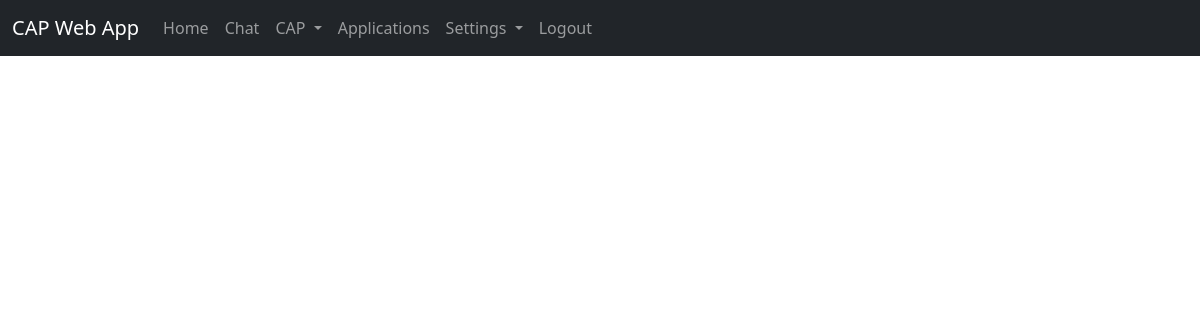
/workshops/ (signed in), run on an earlier commit of the app's database.
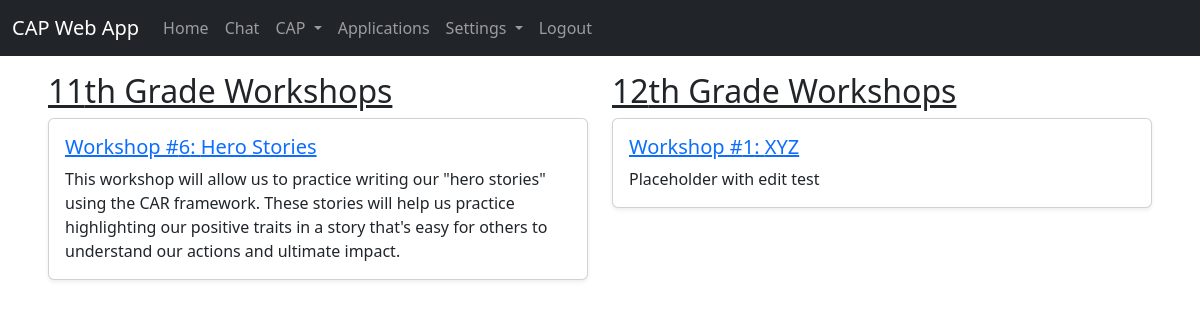
And on a later commit of the database.
### workshops/models.py (models this page shows, shortened)
class WorkshopMaterial(models.Model):
    name=models.CharField(max_length=255)
    number=models.IntegerField(blank=True, null=True)  # I.e. Session 1, 2, etc.
    description=models.TextField(blank=True)
    grade=models.IntegerField(choices=GRADE_CHOICES)
    google_doc_id=models.CharField(blank=True, null=True, max_length=1000)

### workshops/views.py (the view)
# urls.py: path("", views.index, name="index"),
@login_required
def index(request):
    workshops = WorkshopMaterial.objects.all()
    workshops_ordered = workshops.order_by("grade", "number")
    return render(request, "workshops/landing.html", {
        "workshops": workshops_ordered,
    })

### core/context_processors.py (called while the page is built)
def nav_links(request):
    json_path = os.path.join(settings.BASE_DIR, 'static', 'data', 'nav_links.json')
    with open(json_path) as f:
        data = json.load(f)
    return {'nav_links': data}

### workshops/templates/workshops/landing.html (shortened to what this page needs)
{% extends "workshops/layout.html" %}
{% block body %}
    <div class="my-3 mx-5">
        <div class="row">
            {% regroup workshops by grade as grade_groups %}
            {% for group in grade_groups %}
                <div class="col-md-6 mb-4">
                    <h2><u>{{ group.grouper }}th Grade Workshops</u></h2>
                    {% for workshop in group.list %}
                        <div class="workshop card shadow-sm mb-3">
                            <div class="card-body">
                                <h5 class="card-title">
                                    <a href="{% url 'workshops:workshop_details' workshop.id %}">
                                        Workshop #{{ workshop.number }}: {{ workshop.name }}
                                    </a>
                                </h5>
                                <p class="card-text">{{ workshop.description }}</p>
                            </div>
                        </div>
                    {% endfor %}
                </div>
            {% endfor %}
        </div>
    </div>
{% endblock %}

### workshops/templates/workshops/layout.html (shortened to what this page needs)
<!DOCTYPE html>
<html lang="en">
    <head>
        <link href="https://cdn.jsdelivr.net/npm/bootstrap@5.3.3/dist/css/bootstrap.min.css" rel="stylesheet">
    </head>
    <body>
        {% include 'partials/navbar.html' %}
        {% block body %}
        {% endblock %}
    </body>
</html>

### core/templates/partials/navbar.html (shortened to what this page needs)
<nav class="navbar sticky-top navbar-expand-md navbar-dark bg-dark">
    <div class="container-fluid">
        <span class="navbar-brand">CAP Web App</span>
        <div class="collapse navbar-collapse" id="navbarMain">
            <ul class="navbar-nav me-auto mb-2 mb-md-0">
                {% for link in nav_links %}
                    {% if link.children %}
                        <li class="nav-item dropdown">
                            <a
                                class="nav-link dropdown-toggle"
                                href="#"
                                role="button"
                                data-bs-toggle="dropdown"
                                aria-expanded="false"
                            >
                                {{ link.name }}
                            </a>
                        </li>
                    {% else %}
                        <li class="nav-item">
                            {% if link.method == "get" %}
                                <a class="nav-link" href="{{ link.path }}">{{ link.name }}</a>
                            {% elif link.method == "post" %}
                                <form action="{{ link.path }}" method="post">
                                    <button type="submit" class="nav-link">{{ link.name }}</button>
                                </form>
                            {% endif %}
                        </li>
                    {% endif %}
                {% endfor %}
            </ul>
        </div>
    </div>
</nav>

What changed in the data, as far as the page shows it:
added WorkshopMaterial: number "6", name "Hero Stories", description "This workshop will allow us to practice writing our \"hero stories\" using the CAR framework. These stories will help us practice highlighting our positive traits in a story that's easy for others to understand our actions and ultimate impact.", shown under "11"
added WorkshopMaterial: number "1", name "XYZ", description "Placeholder with edit test", shown under "12"
Also different on the page:
new list line: "11 th Grade Workshops"
new list line: "12 th Grade Workshops"
